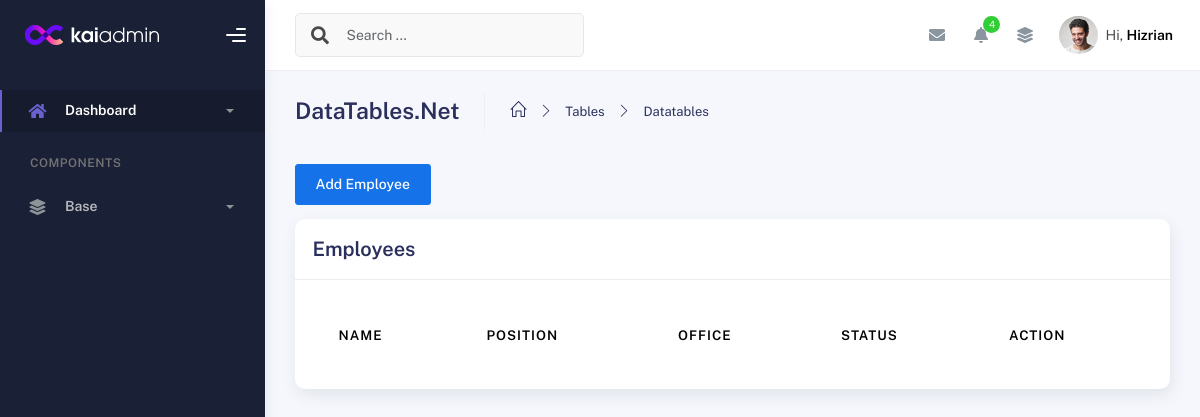
/employees/, run on an earlier commit of the app's database.
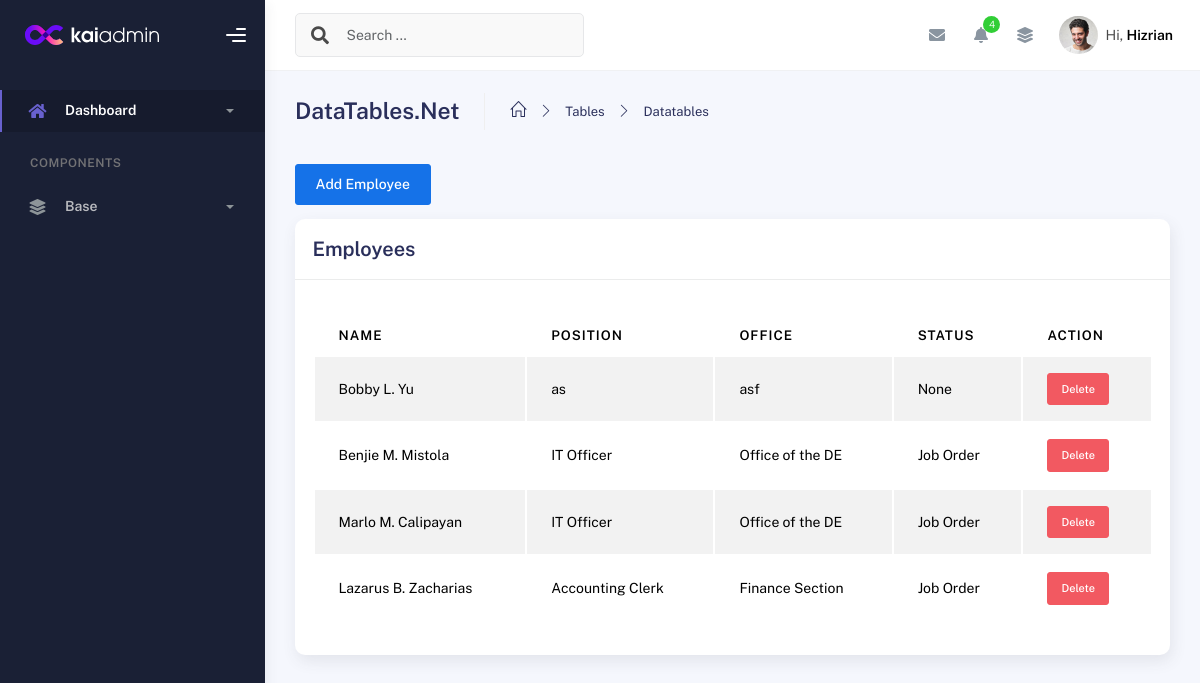
And on a later commit of the database.
### inventory/models.py (models this page shows, shortened)
class Employee(models.Model):
    id = models.IntegerField(primary_key=True)  # Allow manual assignment
    employee_fname = models.CharField(max_length=100, blank=True, null=True)
    employee_mname = models.CharField(max_length=100, blank=True, null=True)
    employee_lname = models.CharField(max_length=100, blank=True, null=True)
    employee_position = models.CharField(max_length=100, blank=True, null=True)
    employee_office = models.CharField(max_length=100, blank=True, null=True)
    employee_status = models.CharField(max_length=100, blank=True, null=True)

### inventory/views.py (the view, shortened to what this page needs)
# urls.py: path('employees/', views.employee_list, name='employee_list'),  # Handles both GET (list) and POST (add)
def employee_list(request):
    employees = Employee.objects.all()
    return render(request, 'employees.html', {'employees': employees})

### templates/employees.html (shortened to what this page needs)
{% extends 'base.html' %}
{% block content %}
<div class="container">
  <div class="page-inner">
    <div class="page-header">
      <h3 class="fw-bold mb-3">DataTables.Net</h3>
      <ul class="breadcrumbs mb-3">
        <li class="nav-home">
          <a href="#">
            <i class="icon-home"></i>
          </a>
        </li>
        <li class="separator"><i class="icon-arrow-right"></i></li>
        <li class="nav-item"><a href="#">Tables</a></li>
        <li class="separator"><i class="icon-arrow-right"></i></li>
        <li class="nav-item"><a href="#">Datatables</a></li>
      </ul>
    </div>
    <button class="btn btn-primary mb-3" data-bs-toggle="modal" data-bs-target="#addEmployeeModal">Add Employee</button>
    <div class="row">
      <div class="col-md-12">
        <div class="card">
          <div class="card-header">
            <h4 class="card-title">Employees</h4>
          </div>
          <div class="card-body">
            <div class="table-responsive">
              <table id="multi-filter-select" class="display table table-striped table-hover dataTable">
                <thead>
                  <tr>
                    <th>Name</th>
                    <th>Position</th>
                    <th>Office</th>
                    <th>Status</th>
                    <th>Action</th>
                  </tr>
                </thead>
                <tbody>
                  {% for employee in employees %}
                  <tr>
                    <td>
                      {{ employee.employee_fname }}
                      {% if employee.employee_mname %} {{ employee.employee_mname }}.{% endif %}
                      {{ employee.employee_lname }}
                    </td>
                    <td>{{ employee.employee_position }}</td>
                    <td>{{ employee.employee_office }}</td>
                    <td>{{ employee.employee_status }}</td>
                    <td><button class='btn btn-danger btn-sm'>Delete</button></td>
                  </tr>
                  {% endfor %}
                </tbody>
              </table>
            </div>
          </div>
        </div>
      </div>
    </div>
  </div>
</div>
{% endblock %}

### templates/base.html (shortened to what this page needs)
{% load static %}
<link href="https://stackpath.bootstrapcdn.com/bootstrap/5.1.3/css/bootstrap.min.css" rel="stylesheet">
<link href="https://cdnjs.cloudflare.com/ajax/libs/font-awesome/5.15.4/css/all.min.css" rel="stylesheet">
<!DOCTYPE html>
<html lang="en">
  <head>
    {% block head %}
    <link rel="stylesheet" href="{% static 'css/bootstrap.min.css' %}">
    <link rel="stylesheet" href="{% static 'css/plugins.min.css' %}">
    <link rel="stylesheet" href="{% static 'css/kaiadmin.min.css' %}">
    {% endblock %}
  </head>
  <body>
    {% block sidebar %}
    <div class="wrapper">
      <div class="sidebar" data-background-color="dark">
        <div class="sidebar-logo">
          <div class="logo-header" data-background-color="dark">
              <img
                src="{% static 'img/kaiadmin/logo_light.svg' %}"
                alt="navbar brand"
                class="navbar-brand"
                height="20"
              />
            <div class="nav-toggle">
              <button class="btn btn-toggle toggle-sidebar">
                <i class="gg-menu-right"></i>
              </button>
            </div>
          </div>
        </div>
        <div class="sidebar-wrapper scrollbar scrollbar-inner">
          <div class="sidebar-content">
            <ul class="nav nav-secondary">
              <li class="nav-item active">
                <a
                  data-bs-toggle="collapse"
                  href="#dashboard"
                  class="collapsed"
                  aria-expanded="false"
                >
                  <i class="fas fa-home"></i>
                  <p>Dashboard</p>
                  <span class="caret"></span>
                </a>
              </li>
              <li class="nav-section">
                <h4 class="text-section">Components</h4>
              </li>
              <li class="nav-item">
                <a data-bs-toggle="collapse" href="#base">
                  <i class="fas fa-layer-group"></i>
                  <p>Base</p>
                  <span class="caret"></span>
                </a>
              </li>
            </ul>
          </div>
        </div>
      </div>
       {% endblock %}
      {% block navbar %}
      <div class="main-panel">
        <div class="main-header">
          <nav
            class="navbar navbar-header navbar-header-transparent navbar-expand-lg border-bottom"
          >
            <div class="container-fluid">
              <nav
                class="navbar navbar-header-left navbar-expand-lg navbar-form nav-search p-0 d-none d-lg-flex"
              >
                <div class="input-group">
                  <div class="input-group-prepend">
                    <button type="submit" class="btn btn-search pe-1">
                      <i class="fa fa-search search-icon"></i>
                    </button>
                  </div>
                  <input
                    type="text"
                    placeholder="Search ..."
                    class="form-control"
                  />
                </div>
              </nav>
              <ul class="navbar-nav topbar-nav ms-md-auto align-items-center">
                <li class="nav-item topbar-icon dropdown hidden-caret">
                  <a
                    class="nav-link dropdown-toggle"
                    href="#"
                    id="messageDropdown"
                    role="button"
                    data-bs-toggle="dropdown"
                    aria-haspopup="true"
                    aria-expanded="false"
                  >
                    <i class="fa fa-envelope"></i>
                  </a>
                </li>
                <li class="nav-item topbar-icon dropdown hidden-caret">
                  <a
                    class="nav-link dropdown-toggle"
                    href="#"
                    id="notifDropdown"
                    role="button"
                    data-bs-toggle="dropdown"
                    aria-haspopup="true"
                    aria-expanded="false"
                  >
                    <i class="fa fa-bell"></i>
                    <span class="notification">4</span>
                  </a>
                </li>
                <li class="nav-item topbar-icon dropdown hidden-caret">
                  <a
                    class="nav-link"
                    data-bs-toggle="dropdown"
                    href="#"
                    aria-expanded="false"
                  >
                    <i class="fas fa-layer-group"></i>
                  </a>
                </li>
                <li class="nav-item topbar-user dropdown hidden-caret">
                  <a
                    class="dropdown-toggle profile-pic"
                    data-bs-toggle="dropdown"
                    href="#"
                    aria-expanded="false"
                  >
                    <div class="avatar-sm">
                      <img
                        src="assets/img/profile.jpg"
                        alt="..."
                        class="avatar-img rounded-circle"
                      />
                    </div>
                    <span class="profile-username">
                      <span class="op-7">Hi,</span>
                      <span class="fw-bold">Hizrian</span>
                    </span>
                  </a>
                </li>
              </ul>
            </div>
          </nav>
        </div>
 {% endblock %}
{% block content %}{% endblock %}
  </body>
</html>

What changed in the data, as far as the page shows it:
added Employee: employee_fname "Bobby", employee_mname "L", employee_lname "Yu", employee_position "as", employee_office "asf", employee_status "None"
added Employee: employee_fname "Benjie", employee_mname "M", employee_lname "Mistola", employee_position "IT Officer", employee_office "Office of the DE", employee_status "Job Order"
added Employee: employee_fname "Marlo", employee_mname "M", employee_lname "Calipayan", employee_position "IT Officer", employee_office "Office of the DE", employee_status "Job Order"
added Employee: employee_fname "Lazarus", employee_mname "B", employee_lname "Zacharias", employee_position "Accounting Clerk", employee_office "Finance Section", employee_status "Job Order"
